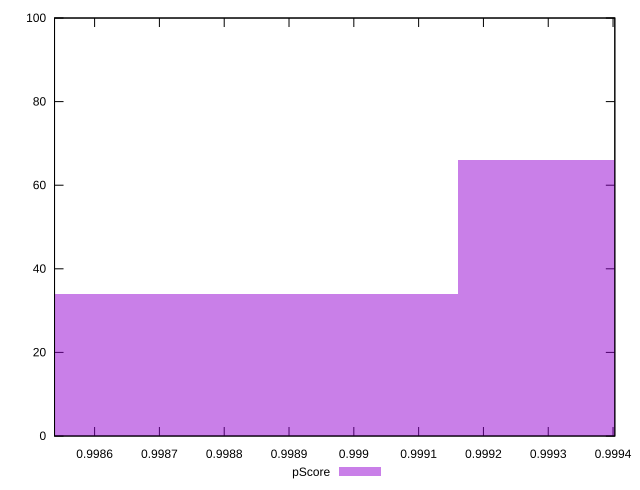

Recreate this plot in gnuplot.
reset

$pScore <<EOF
0.9995168590992861 66
0.9988054591995713 34
EOF

set key outside below
set boxwidth 0.0007113998997147943
set xrange [0.9985381734796185:0.9994027395967578]
set yrange [0:100]
set trange [0:100]
set style fill transparent solid 0.5 noborder
set terminal svg size 640, 490 enhanced background rgb 'white'
set output "reports/report_00030_2021-02-24T20-42-31.540Z/first-cpu-idle/samples/music/pScore/histogram.svg"

plot $pScore title "pScore" with boxes

reset
